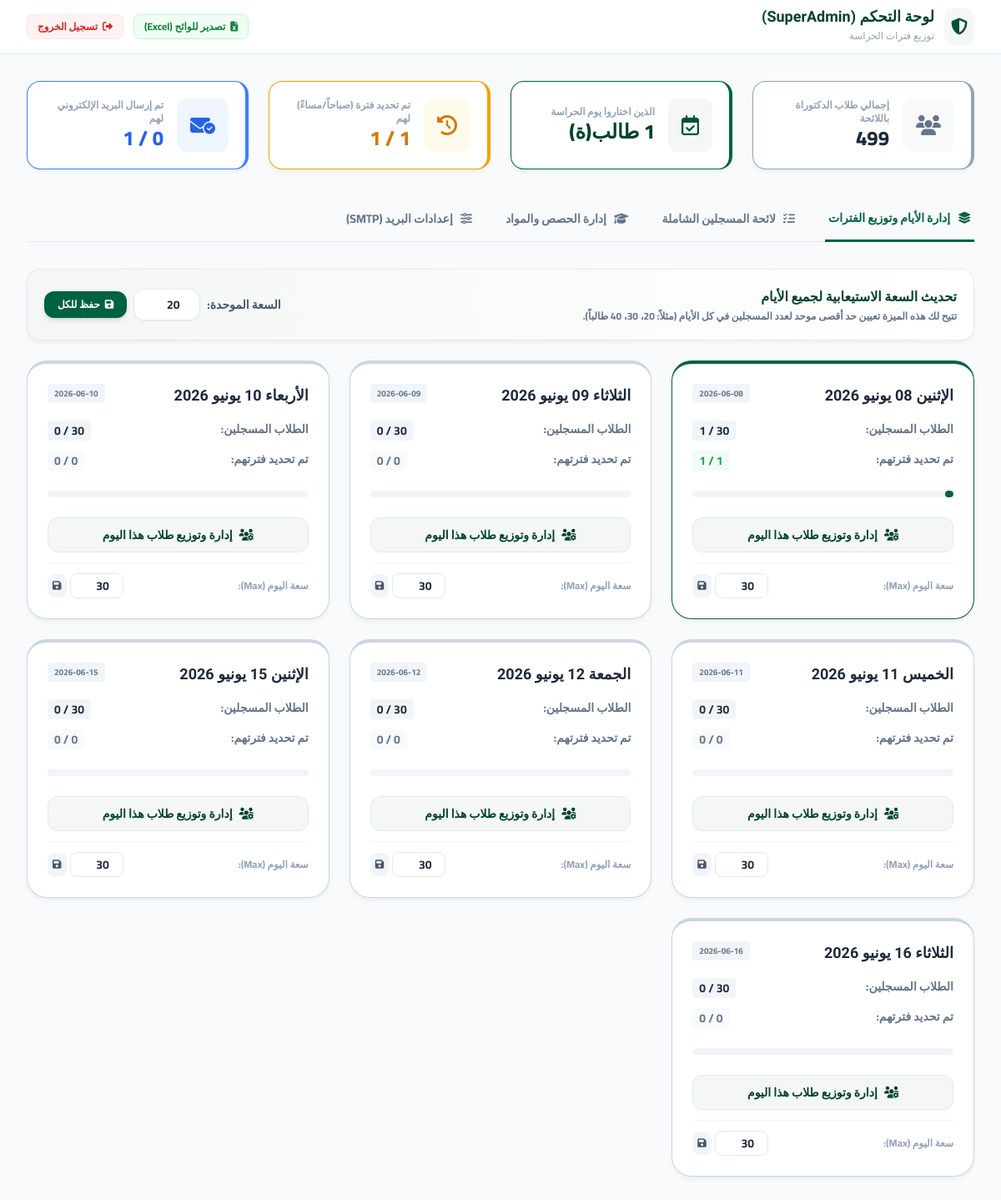
Page /admin (signed in) on the committed database.
### tables this page shows
CREATE TABLE days (
        id INTEGER PRIMARY KEY AUTOINCREMENT,
        day_label TEXT NOT NULL UNIQUE,
        day_date TEXT NOT NULL,
        max_capacity INTEGER DEFAULT 20,
        is_active INTEGER DEFAULT 1
    );

### app.py (the view)
@app.route('/admin')
def admin_dashboard():
    if not session.get('admin_logged_in'):
        return redirect(url_for('admin_login'))
    conn = get_db()
    cursor = conn.cursor()
    cursor.execute('''
        SELECT s.*, se.track, se.module_name, se.time_slot, se.semester, se.group_label
        FROM students s
        LEFT JOIN sessions se ON s.assigned_session_id = se.id
        WHERE s.chosen_day IS NOT NULL
        ORDER BY s.chosen_day, se.time_slot, s.nom_complet
    ''')
    registered = [dict(row) for row in cursor.fetchall()]
    cursor.execute("SELECT COUNT(*) as cnt FROM students")
    total_students = cursor.fetchone()['cnt']
    cursor.execute('''
        SELECT d.*,
               (SELECT COUNT(*) FROM students s WHERE s.chosen_day = d.day_label) as registered_count,
               (SELECT COUNT(*) FROM students s WHERE s.chosen_day = d.day_label AND s.assigned_period IS NOT NULL) as assigned_count
        FROM days d
        ORDER BY d.day_date
    ''')
    days = [dict(row) for row in cursor.fetchall()]
    cursor.execute("SELECT * FROM sessions ORDER BY day_label, track, time_slot")
    all_sessions = [dict(row) for row in cursor.fetchall()]
    conn.close()
    settings = get_settings()
    total_registered = len(registered)
    total_assigned = sum(1 for s in registered if s['assigned_period'] or s['assigned_session_id'])
    total_emailed = sum(1 for s in registered if s['email_sent'] == 1)
    return render_template(
        'admin.html',
        registered=registered,
        days=days,
        sessions=all_sessions,
        settings=settings,
        total_students=total_students,
        total_registered=total_registered,
        total_assigned=total_assigned,
        total_emailed=total_emailed
    )

### app.py (called while the page is built)
def get_db():
    conn = sqlite3.connect(DB_PATH)
    conn.row_factory = sqlite3.Row
    return conn

def get_settings():
    conn = get_db()
    cursor = conn.cursor()
    cursor.execute("SELECT key, value FROM settings")
    settings = {row['key']: row['value'] for row in cursor.fetchall()}
    conn.close()
    return settings

### templates/admin.html (shortened to what this page needs)
<!DOCTYPE html>
<html lang="ar" dir="rtl">
<head>
    <link rel="stylesheet" href="https://cdnjs.cloudflare.com/ajax/libs/font-awesome/6.4.0/css/all.min.css">
    <script src="https://cdn.tailwindcss.com"></script>
</head>
<body class="text-slate-800 pb-12">
    <header class="bg-white border-b border-slate-200 sticky top-0 z-30">
        <div class="max-w-7xl mx-auto px-4 sm:px-6 lg:px-8">
            <div class="flex justify-between h-16 items-center">
                <div class="flex items-center gap-3">
                    <span class="p-2 bg-brand-50 rounded-xl text-brand-600">
                        <i class="fa-solid fa-shield-halved text-xl"></i>
                    </span>
                    <div>
                        <h1 class="text-lg font-extrabold text-brand-700 font-tajawal leading-none">لوحة التحكم (SuperAdmin)</h1>
                        <span class="text-xs text-slate-400">توزيع فترات الحراسة</span>
                    </div>
                </div>
                <div class="flex items-center gap-3">
                    <a href="{{ url_for('export_csv') }}" class="px-3 py-1.5 bg-green-50 text-green-700 text-xs font-bold rounded-lg border border-green-200 hover:bg-green-100 transition-colors flex items-center gap-1.5">
                        <i class="fa-solid fa-file-excel"></i> تصدير للوائح (Excel)
                    </a>
                    <a href="{{ url_for('admin_logout') }}" class="px-3 py-1.5 bg-red-50 text-red-600 text-xs font-bold rounded-lg border border-red-100 hover:bg-red-100 transition-colors flex items-center gap-1.5">
                        <i class="fa-solid fa-right-from-bracket"></i> تسجيل الخروج
                    </a>
                </div>
            </div>
        </div>
    </header>
    <main class="max-w-7xl mx-auto px-4 sm:px-6 lg:px-8 py-8">
        <div class="grid grid-cols-1 sm:grid-cols-2 lg:grid-cols-4 gap-6 mb-8">
            <div class="glass-card rounded-2xl p-5 flex items-center gap-4 border-r-4 border-slate-400">
                <div class="p-4 bg-slate-50 rounded-xl text-slate-500"><i class="fa-solid fa-users text-2xl"></i></div>
                <div>
                    <span class="block text-xs font-bold text-slate-400">إجمالي طلاب الدكتوراة باللائحة</span>
                    <span class="text-2xl font-extrabold text-slate-800">{{ total_students }}</span>
                </div>
            </div>
            <div class="glass-card rounded-2xl p-5 flex items-center gap-4 border-r-4 border-brand-500">
                <div class="p-4 bg-brand-50 rounded-xl text-brand-600"><i class="fa-regular fa-calendar-check text-2xl"></i></div>
                <div>
                    <span class="block text-xs font-bold text-slate-400">الذين اختاروا يوم الحراسة</span>
                    <span class="text-2xl font-extrabold text-brand-700">{{ total_registered }} طالب(ة)</span>
                </div>
            </div>
            <div class="glass-card rounded-2xl p-5 flex items-center gap-4 border-r-4 border-amber-500">
                <div class="p-4 bg-amber-50 rounded-xl text-amber-600"><i class="fa-solid fa-clock-rotate-left text-2xl"></i></div>
                <div>
                    <span class="block text-xs font-bold text-slate-400">تم تحديد فترة (صباحاً/مساءً) لهم</span>
                    <span class="text-2xl font-extrabold text-amber-600">{{ total_assigned }} / {{ total_registered }}</span>
                </div>
            </div>
            <div class="glass-card rounded-2xl p-5 flex items-center gap-4 border-r-4 border-blue-500">
                <div class="p-4 bg-blue-50 rounded-xl text-blue-600"><i class="fa-solid fa-envelope-circle-check text-2xl"></i></div>
                <div>
                    <span class="block text-xs font-bold text-slate-400">تم إرسال البريد الإلكتروني لهم</span>
                    <span class="text-2xl font-extrabold text-blue-600">{{ total_emailed }} / {{ total_assigned }}</span>
                </div>
            </div>
        </div>
        <div class="border-b border-slate-200 mb-8">
            <nav class="flex gap-8 -mb-px text-sm font-bold">
                <button onclick="switchTab('days-tab')" id="days-tab-btn" class="tab-btn py-4 px-1 border-b-2 border-transparent text-slate-500 hover:text-brand-600 transition-all active">
                    <i class="fa-solid fa-layer-group ml-1.5"></i> إدارة الأيام وتوزيع الفترات
                </button>
                <button onclick="switchTab('all-students-tab')" id="all-students-tab-btn" class="tab-btn py-4 px-1 border-b-2 border-transparent text-slate-500 hover:text-brand-600 transition-all">
                    <i class="fa-solid fa-list-check ml-1.5"></i> لائحة المسجلين الشاملة
                </button>
                <button onclick="switchTab('sessions-tab')" id="sessions-tab-btn" class="tab-btn py-4 px-1 border-b-2 border-transparent text-slate-500 hover:text-brand-600 transition-all">
                    <i class="fa-solid fa-graduation-cap ml-1.5"></i> إدارة الحصص والمواد
                </button>
                <button onclick="switchTab('settings-tab')" id="settings-tab-btn" class="tab-btn py-4 px-1 border-b-2 border-transparent text-slate-500 hover:text-brand-600 transition-all">
                    <i class="fa-solid fa-sliders ml-1.5"></i> إعدادات البريد (SMTP)
                </button>
            </nav>
        </div>
        <section id="days-tab-content" class="tab-content">
            <div class="glass-card rounded-2xl p-5 mb-6 flex flex-col sm:flex-row justify-between items-center gap-4 bg-gradient-to-r from-brand-50 to-white">
                <div>
                    <h3 class="font-bold text-brand-700 text-base">تحديث السعة الاستيعابية لجميع الأيام</h3>
                    <p class="text-xs text-slate-500 font-bold mt-1">تتيح لك هذه الميزة تعيين حد أقصى موحد لعدد المسجلين في كل الأيام (مثلاً: 20، 30، 40 طالباً).</p>
                </div>
                <div class="flex items-center gap-2">
                    <label class="text-sm font-bold text-slate-600">السعة الموحدة:</label>
                    <input type="number" id="global-capacity-input" value="20" min="1"
                           class="w-20 px-3 py-2 bg-white border border-slate-200 rounded-xl outline-none text-center font-bold text-sm focus:border-brand-500 shadow-sm">
                    <button onclick="updateAllDaysCapacity(this)" class="px-4 py-2 bg-brand-500 hover:bg-brand-600 text-white text-xs font-bold rounded-xl shadow-md transition-all flex items-center gap-1.5">
                        <i class="fa-solid fa-floppy-disk"></i> حفظ للكل
                    </button>
                </div>
            </div>
            <div class="grid grid-cols-1 md:grid-cols-2 lg:grid-cols-3 gap-6">
                {% for day in days %}
                    <div class="glass-card rounded-3xl p-6 relative overflow-hidden border-t-4 {% if day.registered_count >= day.max_capacity %}border-red-500{% elif day.registered_count > 0 %}border-brand-500{% else %}border-slate-300{% endif %}">
                        <div class="flex justify-between items-start mb-4">
                            <h3 class="text-lg font-extrabold text-slate-800 font-tajawal">{{ day.day_label }}</h3>
                            <span class="inline-flex items-center gap-1 text-[10px] font-bold px-2 py-1 rounded bg-slate-100 text-slate-500" dir="ltr">
                                {{ day.day_date }}
                            </span>
                        </div>
                        <div class="space-y-3 mb-6">
                            <div class="flex justify-between text-sm">
                                <span class="font-bold text-slate-500">الطلاب المسجلين:</span>
                                <span class="font-bold text-slate-800 bg-slate-100 px-2 py-0.5 rounded" dir="ltr">{{ day.registered_count }} / {{ day.max_capacity }}</span>
                            </div>
                            <div class="flex justify-between text-sm">
                                <span class="font-bold text-slate-500">تم تحديد فترتهم:</span>
                                <span class="font-bold {% if day.assigned_count == day.registered_count and day.registered_count > 0 %}text-green-600 bg-green-50{% elif day.assigned_count > 0 %}text-amber-600 bg-amber-50{% else %}text-slate-500 bg-slate-50{% endif %} px-2 py-0.5 rounded" dir="ltr">{{ day.assigned_count }} / {{ day.registered_count }}</span>
                            </div>
                        </div>
                        <div class="w-full bg-slate-100 rounded-full h-2 mb-6 overflow-hidden">
                            <div class="h-2 rounded-full {% if day.registered_count >= day.max_capacity %}bg-red-500{% else %}bg-brand-500{% endif %}" style="width: {{ (day.registered_count / day.max_capacity) * 100 }}%"></div>
                        </div>
                        <div class="flex flex-col gap-3">
                            <a href="{{ url_for('admin_day_detail', day_label=day.day_label) }}" class="w-full py-2.5 bg-brand-50 hover:bg-brand-500 text-brand-700 hover:text-white border border-brand-200 text-sm font-bold rounded-xl transition-colors text-center flex justify-center items-center gap-2">
                                <i class="fa-solid fa-users-gear"></i> إدارة وتوزيع طلاب هذا اليوم
                            </a>
                            <div class="pt-3 border-t border-slate-100 flex items-center justify-between gap-2">
                                <label class="text-xs font-bold text-slate-400">سعة اليوم (Max):</label>
                                <div class="flex items-center gap-1">
                                    <input type="number" id="capacity-input-{{ day.id }}" value="{{ day.max_capacity }}" min="1"
                                           class="w-16 px-2 py-1 border border-slate-200 rounded-lg text-center font-bold text-sm outline-none focus:border-brand-500">
                                    <button onclick="updateDayCapacity({{ day.id }}, this)"
                                            class="p-1.5 bg-slate-100 hover:bg-slate-200 text-slate-600 rounded-lg transition-all text-xs font-bold" title="حفظ السعة">
                                        <i class="fa-solid fa-floppy-disk"></i>
                                    </button>
                                </div>
                            </div>
                        </div>
                    </div>
                {% endfor %}
            </div>
        </section>
    </main>
</body>
</html>

### templates/admin.html (style rules this page uses)
body { font-family: 'Cairo', 'Tajawal', sans-serif; background-color: #f8fafc; }
.glass-card { background: white; border: 1px solid rgba(226, 232, 240, 0.8); box-shadow: 0 4px 6px -1px rgba(0,0,0,0.05); }
.tab-btn.active { color: #006241; border-bottom: 3px solid #006241; }

### rows in the picture
days: day_label "الإثنين 08 يونيو 2026", day_date "2026-06-08", registered_count "1", max_capacity "30", assigned_count "1"
days: day_label "الثلاثاء 09 يونيو 2026", day_date "2026-06-09", registered_count "0", max_capacity "30", assigned_count "0"
days: day_label "الأربعاء 10 يونيو 2026", day_date "2026-06-10", registered_count "0", max_capacity "30", assigned_count "0"
days: day_label "الخميس 11 يونيو 2026", day_date "2026-06-11", registered_count "0", max_capacity "30", assigned_count "0"
days: day_label "الجمعة 12 يونيو 2026", day_date "2026-06-12", registered_count "0", max_capacity "30", assigned_count "0"
days: day_label "الإثنين 15 يونيو 2026", day_date "2026-06-15", registered_count "0", max_capacity "30", assigned_count "0"
days: day_label "الثلاثاء 16 يونيو 2026", day_date "2026-06-16", registered_count "0", max_capacity "30", assigned_count "0"

### other values in the picture
{{ total_students }} "499"
{{ total_registered }} "1"
{{ total_assigned }} "1"
{{ total_emailed }} "0"
